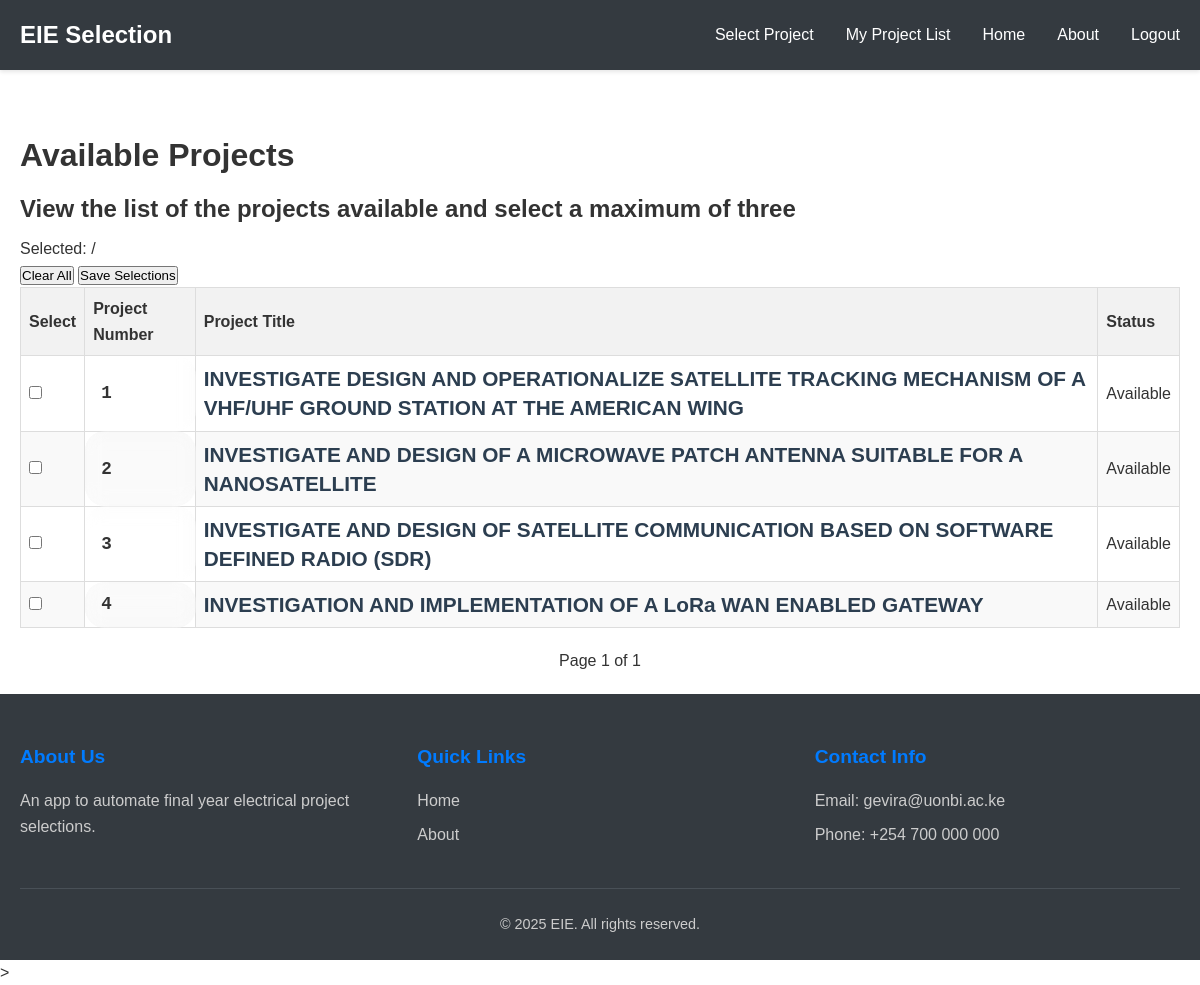
Page /select_projects/ (signed in) on the earlier database version.
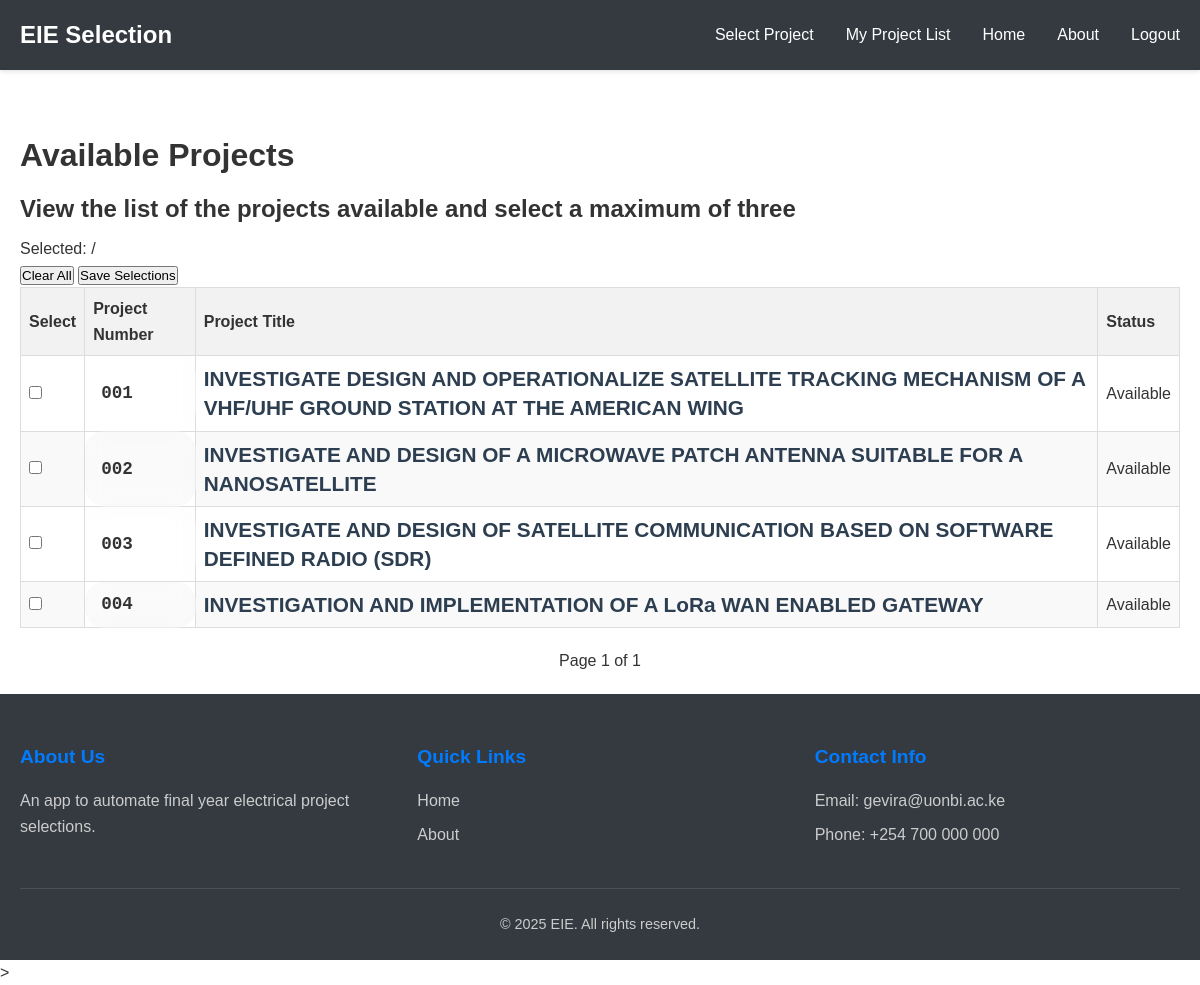
Same page on the later database version.
### base/models.py (models this page shows, shortened)
class Project(models.Model):
    project_title = models.CharField(max_length=255, default='')
    project_number = models.TextField(blank=True, null=True)

### base/views.py (the view)
# urls.py: path('select_projects/', views.select_projects, name='select_projects'),
@login_required
def select_projects(request):
    if request.method == 'POST':
        return handle_project_selection(request)
    list_of_projects = Project.objects.all()
    paginator = Paginator(list_of_projects, 200)
    page_number = request.GET.get('page')
    page_obj = paginator.get_page(page_number)
    user_selections = UserProjectSelection.objects.filter(user=request.user).values_list('project__project_title', flat=True)
    context = {
        'page_obj': page_obj,
        'user_selections': list(user_selections),
        'selection_count': len(user_selections),
        'max_selection': 3,
    }
    return render(request, 'base/project_list.html', context)

### base/templates/base/project_list.html (shortened to what this page needs)
{%  extends "base/base.html" %}
{% block content %}
<div class="project-list-container">
    <h1>Available Projects</h1>
    <h2>View the list of the projects available and select a maximum of three</h2>
    <div class="selection-status">
        <div class="selection-counter">
            <span class="counter-text">Selected: </span>
            <span class="counter-max">/{{ max_selections }}</span>
        </div>
        <div class="selection-actions">
            <button type="button" class="btn-clear" onclick="clearAllSelections()">Clear All</button>
            <button type="submit" form="selection-form" class="btn-save">Save Selections</button>
        </div>
    </div>
    <form method="post" id="selection-form">
        <table class="project-table">
            <thead>
                <tr>
                    <th class="select-column">Select</th>
                    <th>Project Number</th>
                    <th>Project Title</th>
                    <th class="status-column">Status</th>
                </tr>
            </thead>
            <tbody>
                {% for project in page_obj %}
                <tr class="project-row {% if project.id in user_selections %}selected{% endif %}">
                    <td class="select-column">
                        <div class="checkbox-container">
                            <input type="checkbox"
                                   name="selected_projects"
                                   value="{{ project.id }}"
                                   id="project-{{ project.id }}"
                                   class="project-checkbox">
                        </div>
                    </td>
                    <td class="project-number">{{ project.project_number }}</td>
                    <td class="project-title">{{ project.project_title }}</td>
                    <td class="status-column">
                        <span class="status-badge {% if project.id in user_selections %}status-selected{% else %}status-available{% endif %}">
                            {% if project.id in user_selections %}Selected{% else %}Available{% endif %}
                        </span>
                    </td>
                </tr>
                {% empty %}
                <tr>
                    <td colspan="4" class="no-projects">No projects available.</td>
                </tr>
                {% endfor %}
            </tbody>
        </table>
    </form>
    <div class="pagination">
        <span class="page-info">
            Page {{ page_obj.number }} of {{ page_obj.paginator.num_pages }}
        </span>
    </div>
</div>
{% endblock %}

### base/templates/base/base.html (shortened to what this page needs)
<!DOCTYPE html>
{% load static %}
<html lang="en">
<head>
    <link rel="stylesheet" href="{% static 'base.css' %}">
    <link rel="stylesheet" href="{% static 'navbar.css' %}">
    <link rel="stylesheet" href="{% static 'footer.css' %}">
    <link rel="stylesheet" href="{% static 'register.css' %}">
    <link rel="stylesheet" href="{% static 'home.css' %}">
    <link rel="stylesheet" href="{% static 'select_projects.css' %}">
    <link rel="stylesheet" href="{% static 'login.css' %}">
    <link rel="stylesheet" href="{% static 'user_selected_project.css' %}">
</head>
<body>
    <nav class="navbar">
        <div class="nav-container">
            <div class="nav-logo">
                <a href="{% url 'home' %}">EIE Selection</a>
            </div>
            <ul class="nav-menu">
                {% if user.is_authenticated %}
                <li class="nav-item">
                    <a href="{% url 'select_projects' %}" class="nav-link">Select Project</a>
                </li>
                <li class="nav-item">
                    <a href="{% url 'my_projects' %}" class="nav-link">My Project List</a>
                </li>
                <li class="nav-item">
                    <a href="{% url 'home' %}" class="nav-link">Home</a>
                </li>
                <li class="nav-item">
                    <a href="#" class="nav-link">About</a>
                </li>
                <li class="nav-item">
                    <a href="{% url "logout" %}" class="nav-link">Logout</a>
                </li>
                {% endif %}
            </ul>
        </div>
    </nav>
    <main class="main-content">
        {% block content %}{% endblock %}
    </main>
    <footer class="footer">
        <div class="footer-container">
            <div class="footer-content">
                <div class="footer-section">
                    <h3>About Us</h3>
                    <p>An app to automate final year electrical project selections.</p>
                </div>
                <div class="footer-section">
                    <h3>Quick Links</h3>
                    <ul>
                        <li><a href="#">Home</a></li>
                        <li><a href="#">About</a></li>
                    </ul>
                </div>
                <div class="footer-section">
                    <h3>Contact Info</h3>
                    <p>Email: gevira@uonbi.ac.ke</p>
                    <p>Phone: +254 700 000 000</p>
                </div>
            </div>
            <div class="footer-bottom">
                <p>&copy; {% now "Y" %} EIE. All rights reserved.</p>
            </div>
        </div>
    </footer>
>
</body>
</html>

### base/static/base.css (style rules this page uses)
* { margin: 0; padding: 0; box-sizing: border-box; }
body { font-family: 'Arial', sans-serif; line-height: 1.6; color: #333; background-color: #fff; min-height: 100vh; display: flex; flex-direction: column; justify-content: center; }
.main-content { flex: 1; padding: 20px; max-width: 1200px; margin: 0 auto; width: 100%; }
h1, h2, h3, h4, h5, h6 { margin-bottom: 0.5rem; font-weight: 600; }
p { margin-bottom: 1rem; }
a { color: #007bff; text-decoration: none; }

### base/static/navbar.css (style rules this page uses)
.navbar { background-color: #343a40; padding: 1rem 0; position: sticky; top: 0; z-index: 1000; box-shadow: 0 2px 4px rgba(0,0,0,0.1); }
.nav-container { max-width: 1200px; margin: 0 auto; padding: 0 20px; display: flex; justify-content: space-between; align-items: center; }
.nav-logo a { color: #fff; font-size: 1.5rem; font-weight: bold; text-decoration: none; }
.nav-menu { display: flex; list-style: none; margin: 0; padding: 0; }
.nav-item { margin-left: 2rem; }
.nav-link { color: #fff; text-decoration: none; font-weight: 500; transition: color 0.3s ease; }

### base/static/footer.css (style rules this page uses)
.footer { background-color: #343a40; color: #fff; margin-top: auto; }
.footer-container { max-width: 1200px; margin: 0 auto; padding: 0 20px; }
.footer-content { display: grid; grid-template-columns: repeat(auto-fit, minmax(250px, 1fr)); gap: 2rem; padding: 3rem 0 2rem; }
.footer-section h3 { margin-bottom: 1rem; color: #007bff; font-size: 1.2rem; }
.footer-section p { margin-bottom: 0.5rem; color: #ccc; }
.footer-section ul { list-style: none; padding: 0; }
.footer-section ul li { margin-bottom: 0.5rem; }
.footer-section ul li a { color: #ccc; text-decoration: none; transition: color 0.3s ease; }
.footer-bottom { border-top: 1px solid #495057; padding: 1.5rem 0; text-align: center; }
.footer-bottom p { margin: 0; color: #ccc; font-size: 0.9rem; }

### base/static/home.css (style rules this page uses)
table { width: 100%; border-collapse: collapse; }
th, td { border: 1px solid #ddd; padding: 8px; text-align: left; }
th { background-color: #f2f2f2; }
tr:nth-child(even) { background-color: #f9f9f9; }
.pagination { margin-top: 20px; display: flex; justify-content: center; }

### base/static/user_selected_project.css (style rules this page uses)
.project-number { font-size: 1.1rem; font-weight: 700; font-family: 'Monaco', 'Consolas', monospace; background: rgba(255, 255, 255, 0.2); padding: 0.5rem 1rem; border-radius: 20px; backdrop-filter: blur(10px); }
.project-title { color: #2c3e50; font-size: 1.3rem; font-weight: 600; margin: 0 0 1rem 0; line-height: 1.4; }

Differences in the rows shown:
changed Project (number 1 of 4 on the later page): project_number "1" → "001"
changed Project "INVESTIGATE AND DESIGN OF A MICROWAVE PATCH ANTENNA SUITABLE FOR A NANOSATELLITE": project_number "2" → "002"
changed Project (number 3 of 4 on the later page): project_number "3" → "003"
changed Project "INVESTIGATION AND IMPLEMENTATION OF A LoRa WAN ENABLED GATEWAY": project_number "4" → "004"
